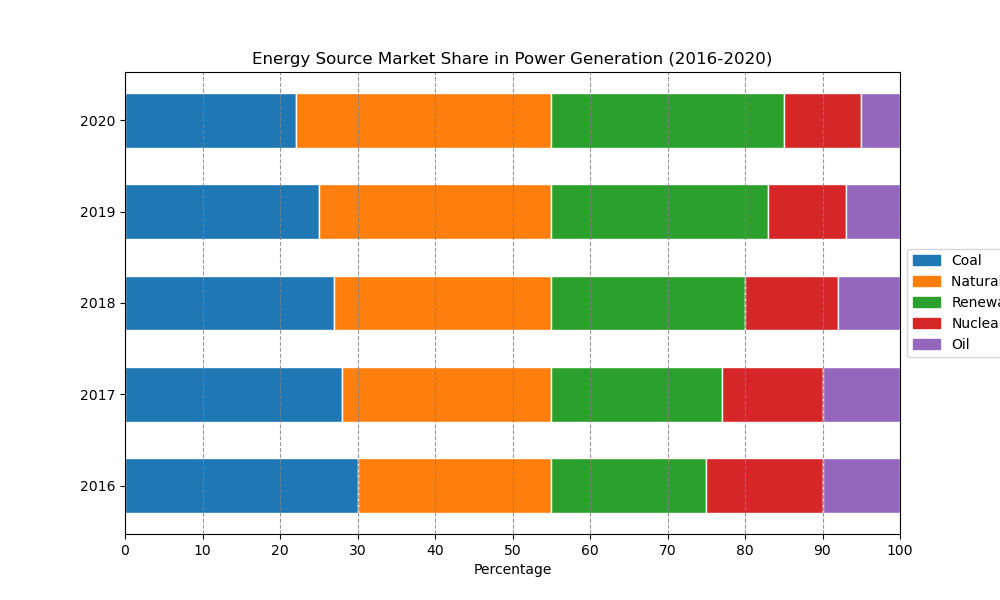

Source code (Python):

import matplotlib.pyplot as plt
import numpy as np

# Data
years = ['2016', '2017', '2018', '2019', '2020']
data = {
    'Coal': [30, 28, 27, 25, 22],
    'Natural Gas': [25, 27, 28, 30, 33],
    'Renewables': [20, 22, 25, 28, 30],
    'Nuclear': [15, 13, 12, 10, 10],
    'Oil': [10, 10, 8, 7, 5]
}

# Colors
colors = ['#1f77b4', '#ff7f0e', '#2ca02c', '#d62728', '#9467bd']

fig, ax = plt.subplots(figsize=(10, 6))

# Bar width
bar_width = 0.6

# Prepare the bottom values
bottoms = np.zeros(len(years))

# Plot data
for (category, values), color in zip(data.items(), colors):
    ax.barh(years, values, color=color, edgecolor='white', height=bar_width, left=bottoms)
    bottoms += np.array(values)

# Add text for labels, title, and custom x-axis tick labels, etc.
ax.set_xlabel('Percentage')
ax.set_title('Energy Source Market Share in Power Generation (2016-2020)')
ax.set_xlim(0, 100)
ax.set_xticks(np.arange(0, 101, 10))
ax.xaxis.grid(True, linestyle='--', which='major', color='grey', alpha=0.8)

# Legend
handles = [plt.Rectangle((0, 0), 1, 1, color=color) for color in colors]
labels = list(data.keys())
ax.legend(handles, labels, loc='center left', bbox_to_anchor=(1, 0.5))

plt.show()
